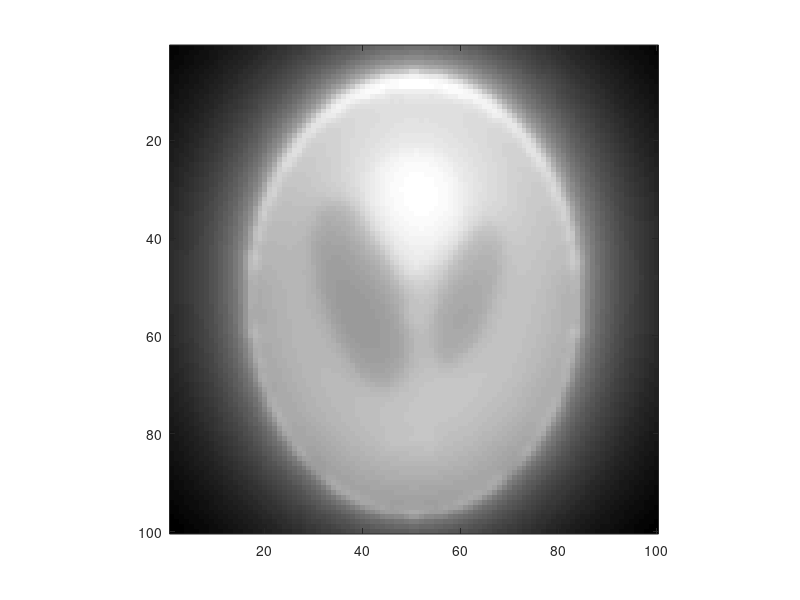

This chart was generated by the following MATLAB code:
clc;clear;close all


img_size = 100; 
nof_angle = 180; 
angle_range = linspace(1,180,nof_angle); 
org_img = phantom(img_size); 


[sinogram,diag_axis]=radon(org_img,angle_range);

reco_img = zeros(img_size,img_size); 
[x,y] = meshgrid([1:img_size]-img_size/2,[1:img_size]-img_size/2); 



for k=1:length(angle_range)
    s = x*cos(pi/180*angle_range(k))+y*sin(pi/180*angle_range(k));
    reco_img = reco_img + interp1(diag_axis,sinogram(:,k),s);
end


imagesc(flipud(reco_img)/pi/(2*length(angle_range)));
colormap gray;axis square
